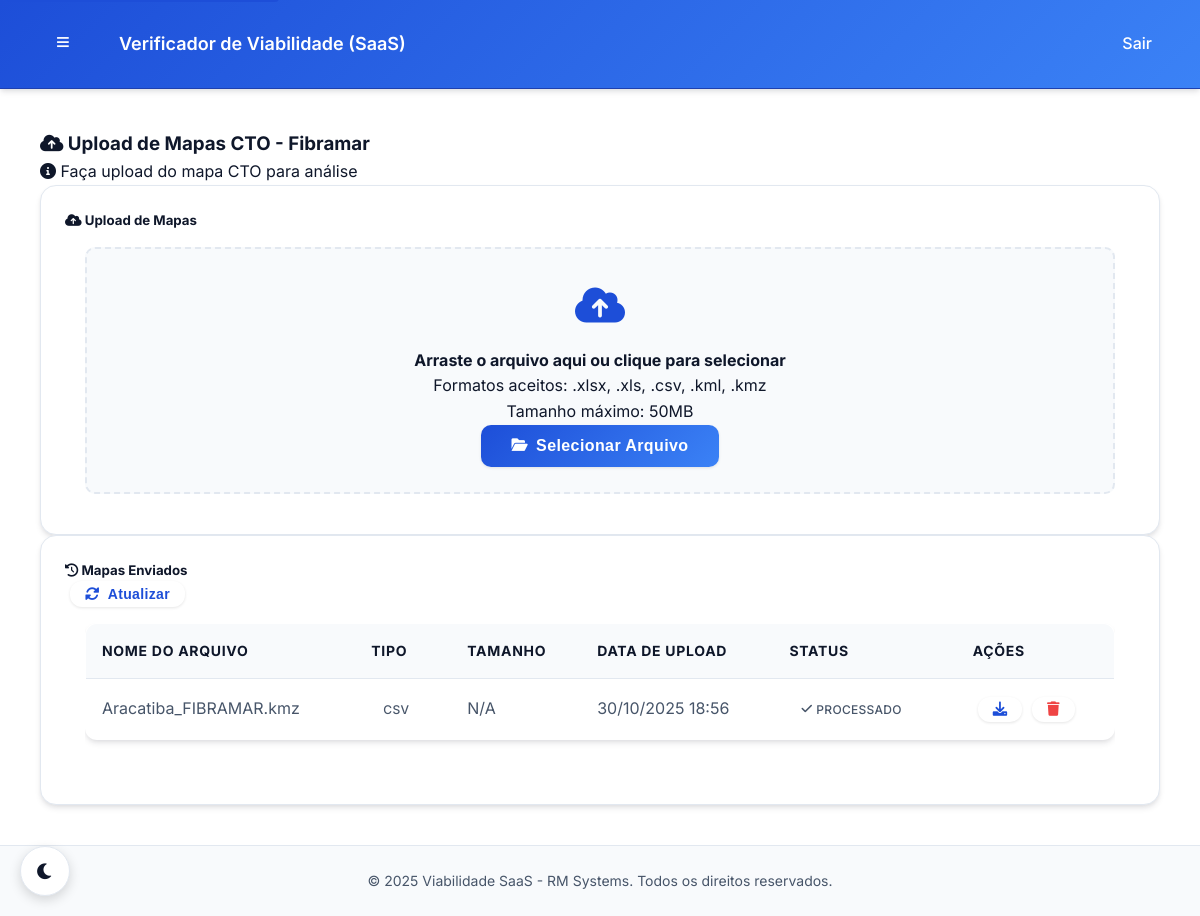
Before: /fibramar/upload/ (signed in) with the older database file.
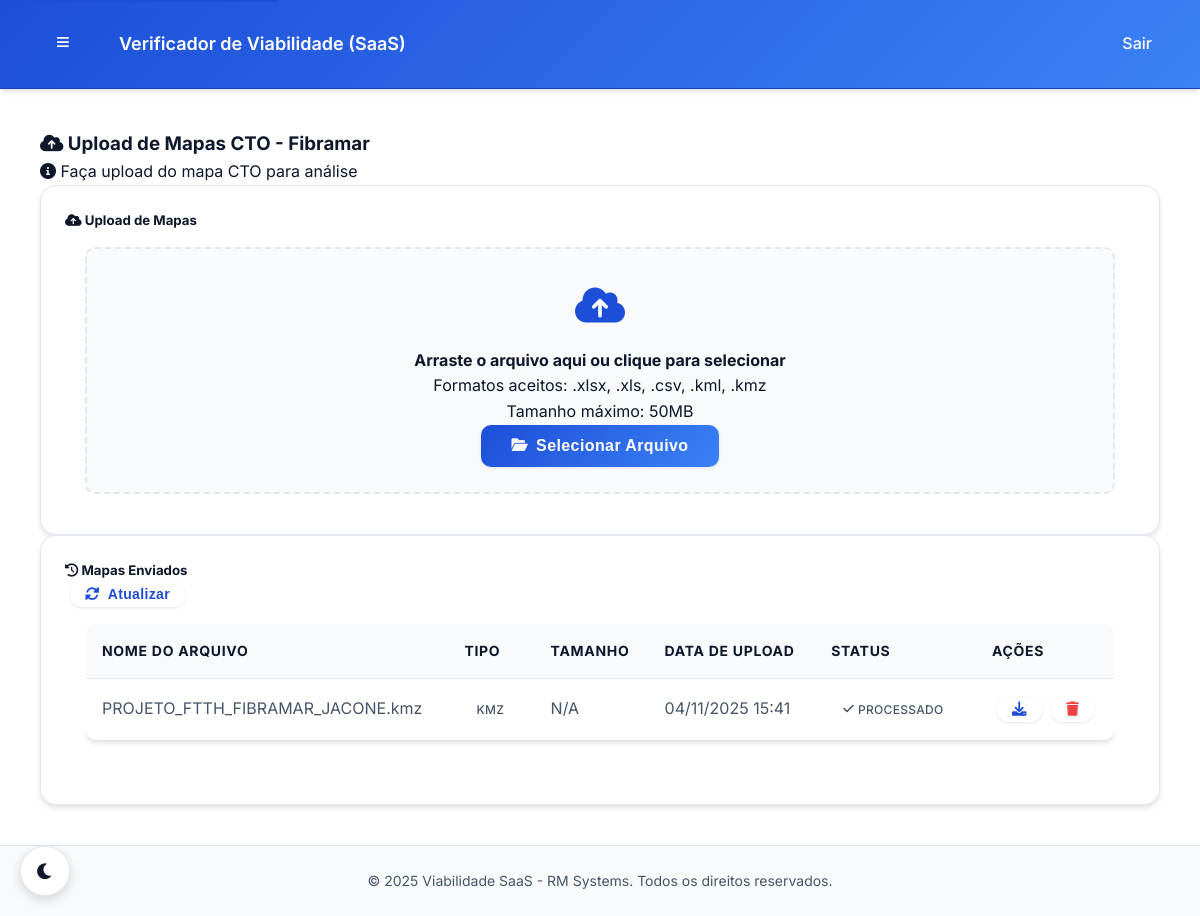
After: the same page with the newer database file.
### core/models.py (models this page shows, shortened)
class CTOMapFile(models.Model):
    FILE_TYPES = [
        ('kml', 'KML'),
        ('kmz', 'KMZ'),
        ('csv', 'CSV'),
        ('xls', 'XLS'),
        ('xlsx', 'XLSX'),
    ]
    PROCESSING_STATUS = [
        ('pending', 'Pendente'),
        ('processing', 'Processando'),
        ('completed', 'Concluído'),
        ('failed', 'Falhou'),
    ]
    file = models.FileField(upload_to="cto_maps/", verbose_name="Arquivo")
    description = models.CharField(max_length=255, blank=True, verbose_name="Descrição")
    file_type = models.CharField(max_length=10, choices=FILE_TYPES, default='csv', verbose_name="Tipo de Arquivo")
    company = models.ForeignKey(
        Company,
        on_delete=models.CASCADE,
        related_name='cto_maps',
        verbose_name="Empresa"
    )
    uploaded_by = models.ForeignKey(
        CustomUser,
        on_delete=models.CASCADE,
        related_name='uploaded_maps',
        verbose_name="Enviado por"
    )
    uploaded_at = models.DateTimeField(auto_now_add=True, verbose_name="Enviado em")
    processing_status = models.CharField(
        max_length=20,
        choices=PROCESSING_STATUS,
        default='pending',
        verbose_name="Status de Processamento"
    )
    is_processed = models.BooleanField(default=False, verbose_name="Processado")
    processed_at = models.DateTimeField(null=True, blank=True, verbose_name="Processado em")
    analysis_id = models.CharField(max_length=100, blank=True, verbose_name="ID da Análise")
    viability_score = models.IntegerField(null=True, blank=True, verbose_name="Score de Viabilidade")
    processing_time = models.FloatField(null=True, blank=True, verbose_name="Tempo de Processamento (s)")
    analysis_results = models.JSONField(default=dict, blank=True, verbose_name="Resultados da Análise")
    issues_found = models.JSONField(default=list, blank=True, verbose_name="Problemas Encontrados")
    recommendations = models.JSONField(default=list, blank=True, verbose_name="Recomendações")
    file_size = models.BigIntegerField(null=True, blank=True, verbose_name="Tamanho do Arquivo (bytes)")
    coordinates_count = models.IntegerField(null=True, blank=True, verbose_name="Número de Coordenadas")
    updated_at = models.DateTimeField(auto_now=True, verbose_name="Atualizado em")
    class Meta:
        verbose_name = "Mapa CTO"
        verbose_name_plural = "Mapas CTO"
        ordering = ['-uploaded_at']
        indexes = [
            models.Index(fields=['company', 'processing_status']),
            models.Index(fields=['uploaded_by', 'uploaded_at']),
            models.Index(fields=['file_type', 'is_processed']),
        ]
    @property
    def file_name(self):
        return os.path.basename(self.file.name) if self.file else ""

### core/views.py (the view)
@login_required
@company_access_required(require_admin=False, allow_user_role=True)
def company_map_upload_page(request, company_slug):
    import os
    company = get_object_or_404(Company, slug=company_slug)
    maps = CTOMapFile.objects.filter(company=company).order_by('-uploaded_at')[:20]
    for map in maps:
        try:
            if map.file and map.file.name:
                map.file_size_bytes = os.path.getsize(map.file.path) if os.path.exists(map.file.path) else None
                map.original_filename = os.path.basename(map.file.name)
            else:
                map.file_size_bytes = None
                map.original_filename = getattr(map, 'description', 'N/A')
        except (FileNotFoundError, ValueError, OSError):
            map.file_size_bytes = None
            map.original_filename = getattr(map, 'description', 'N/A')
    context = {
        'company': company,
        'maps': maps,
    }
    return render(request, 'core/upload_page.html', context)

### core/models.py (called while the page is built)
    @property
    def is_rm_admin(self):
        return self.role == 'RM' or self.is_superuser

    @property
    def is_company_admin(self):
        return self.role == 'COMPANY_ADMIN'

### core/templates/core/upload_page.html (shortened to what the changed rows need)
{% extends 'base.html' %}
{% load static %}
{% block body_class %}upload-page{% endblock %}
{% block extra_head %}
<link rel="stylesheet" href="{% static 'css/verificador.css' %}">
{% endblock %}
{% block content %}
<div class="main-content">
    <div class="card">
        <div class="card-body p-0">
            {% if maps %}
                <div class="table-responsive">
                    <table class="table table-hover mb-0">
                        <thead class="table-light">
                            <tr>
                                <th class="border-0">Nome do Arquivo</th>
                                <th class="border-0">Tipo</th>
                                <th class="border-0">Tamanho</th>
                                <th class="border-0">Data de Upload</th>
                                <th class="border-0">Status</th>
                                <th class="border-0">Ações</th>
                            </tr>
                        </thead>
                        <tbody>
                            {% for map in maps %}
                                <tr>
                                    <td class="fw-bold">{{ map.original_filename|default:map.file_name }}</td>
                                    <td>
                                        <span class="badge bg-info">
                                            {{ map.file_type|upper|default:"N/A" }}
                                        </span>
                                    </td>
                                    <td>
                                        {% if map.file_size_bytes %}
                                            {{ map.file_size_bytes|filesizeformat }}
                                        {% else %}
                                            <span class="text-muted">N/A</span>
                                        {% endif %}
                                    </td>
                                    <td>{{ map.uploaded_at|date:"d/m/Y H:i" }}</td>
                                    <td>
                                        {% if map.is_processed %}
                                            <span class="badge bg-success">
                                                <i class="fas fa-check me-1"></i>
                                                Processado
                                            </span>
                                        {% else %}
                                            <span class="badge bg-warning">
                                                <i class="fas fa-clock me-1"></i>
                                                Pendente
                                            </span>
                                        {% endif %}
                                    </td>
                                    <td>
                                        <div class="btn-group" role="group">
                                            <a href="{% url 'company:map_download' company_slug=company.slug pk=map.pk %}"
                                               class="btn btn-outline-primary btn-sm"
                                               title="Download">
                                                <i class="fas fa-download"></i>
                                            </a>
                                            <form method="post" action="{% url 'company:map_delete' company_slug=company.slug pk=map.pk %}" style="display: inline;">
                                                <button type="submit"
                                                        class="btn btn-outline-danger btn-sm"
                                                        title="Excluir"
                                                        onclick="return confirm('Tem certeza que deseja excluir este arquivo?')">
                                                    <i class="fas fa-trash"></i>
                                                </button>
                                            </form>
                                        </div>
                                    </td>
                                </tr>
                            {% endfor %}
                        </tbody>
                    </table>
                </div>
            {% endif %}
        </div>
    </div>
</div>
{% endblock %}

Changed rows visible on the page:
removed CTOMapFile: original_filename "Aracatiba_FIBRAMAR.kmz", file_type "CSV", shows "N/A", uploaded_at "30/10/2025 18:56", is_processed True (drawn)
added CTOMapFile: original_filename "PROJETO_FTTH_FIBRAMAR_JACONE.kmz", file_type "KMZ", shows "N/A", uploaded_at "04/11/2025 15:41", is_processed True (drawn)
